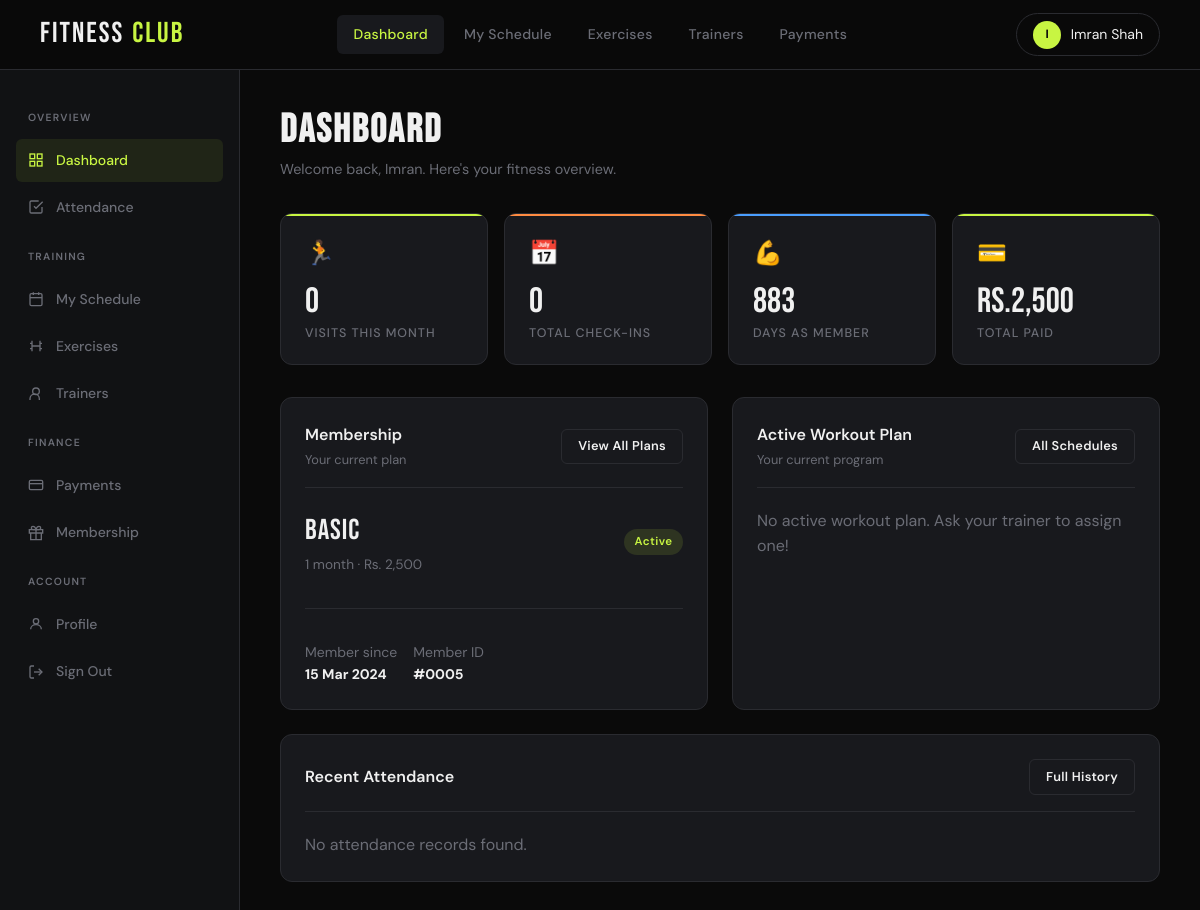
Page /user/dashboard.php (signed in) on the committed database.
### tables this page shows
CREATE TABLE `member` (
  `MemberID` int(11) NOT NULL,
  `Name` varchar(100) DEFAULT NULL,
  `Age` int(11) DEFAULT NULL,
  `Gender` varchar(10) DEFAULT NULL,
  `ContactNumber` varchar(20) DEFAULT NULL,
  `Email` varchar(100) DEFAULT NULL,
  `Address` varchar(255) DEFAULT NULL,
  `JoinDate` date DEFAULT NULL,
  `Password` varchar(255) DEFAULT NULL,
  `ProfilePhoto` varchar(255) DEFAULT NULL,
  `MembershipTypeID` int(11) DEFAULT NULL
);

CREATE TABLE `membership` (
  `MembershipTypeID` int(11) NOT NULL,
  `TypeName` varchar(50) DEFAULT NULL,
  `DurationMonths` int(11) DEFAULT NULL,
  `Price` decimal(10,2) DEFAULT NULL
);

### user/dashboard.php (the view, shortened to what this page needs)
<?php
require_once 'user_db.php';
$uid = $_SESSION['user_id'];
$member = $conn->query("SELECT m.*, mt.TypeName, mt.DurationMonths, mt.Price
    FROM Member m LEFT JOIN Membership mt ON m.MembershipTypeID = mt.MembershipTypeID
    WHERE m.MemberID = $uid")->fetch_assoc();
$att = $conn->query("SELECT COUNT(*) as cnt FROM Attendance WHERE MemberID=$uid AND Status='Present' AND MONTH(Date)=MONTH(CURDATE()) AND YEAR(Date)=YEAR(CURDATE())")->fetch_assoc()['cnt'];
$att_total = $conn->query("SELECT COUNT(*) as cnt FROM Attendance WHERE MemberID=$uid AND Status='Present'")->fetch_assoc()['cnt'];
$schedules = $conn->query("SELECT ws.*, wp.PlanName, wp.DurationWeeks, wp.Description, t.Name as TrainerName
    FROM WorkoutSchedule ws
    JOIN WorkoutPlan wp ON ws.PlanID = wp.PlanID
    LEFT JOIN Trainer t ON wp.TrainerID = t.TrainerID
    WHERE ws.MemberID=$uid AND ws.StartDate <= CURDATE() AND ws.EndDate >= CURDATE()");
$active_schedule = $schedules->fetch_assoc();
$paid_total = $conn->query("SELECT SUM(Amount) as total FROM Payment WHERE MemberID=$uid")->fetch_assoc()['total'] ?? 0;
$recent_att = $conn->query("SELECT * FROM Attendance WHERE MemberID=$uid ORDER BY Date DESC LIMIT 7");
$join_days = (strtotime(date('Y-m-d')) - strtotime($member['JoinDate'])) / 86400;
require_once 'user_header.php';
?>
<div class="page-header">
  <h1>DASHBOARD</h1>
  <p>Welcome back, <?= htmlspecialchars(explode(' ', $member['Name'])[0]) ?>. Here's your fitness overview.</p>
</div>
<div class="stat-grid">
  <div class="stat-card">
    <div class="stat-icon">🏃</div>
    <div class="stat-value"><?= $att ?></div>
    <div class="stat-label">Visits This Month</div>
  </div>
  <div class="stat-card accent">
    <div class="stat-icon">📅</div>
    <div class="stat-value"><?= $att_total ?></div>
    <div class="stat-label">Total Check-ins</div>
  </div>
  <div class="stat-card accent2">
    <div class="stat-icon">💪</div>
    <div class="stat-value"><?= intval($join_days) ?></div>
    <div class="stat-label">Days as Member</div>
  </div>
  <div class="stat-card">
    <div class="stat-icon">💳</div>
    <div class="stat-value">Rs.<?= number_format($paid_total) ?></div>
    <div class="stat-label">Total Paid</div>
  </div>
</div>
<div class="grid-2" style="gap:1.5rem;">
  <div class="card">
    <div class="card-header">
      <div>
        <div class="card-title">Membership</div>
        <div class="card-subtitle">Your current plan</div>
      </div>
      <a href="membership.php" class="btn btn-outline btn-sm">View All Plans</a>
    </div>
    <?php if ($member['TypeName']): ?>
    <div style="display:flex;gap:1rem;align-items:center;margin-bottom:1rem;">
      <div style="flex:1;">
        <div style="font-family:var(--font-display);font-size:1.8rem;letter-spacing:1px;"><?= htmlspecialchars($member['TypeName']) ?></div>
        <div style="color:var(--muted);font-size:0.85rem;"><?= $member['DurationMonths'] ?> month<?= $member['DurationMonths'] > 1 ? 's' : '' ?> · Rs. <?= number_format($member['Price']) ?></div>
      </div>
      <span class="badge badge-green">Active</span>
    </div>
    <hr>
    <div class="flex gap-2 text-sm" style="margin-top:1rem;">
      <div><span class="text-muted">Member since</span><br><strong><?= date('d M Y', strtotime($member['JoinDate'])) ?></strong></div>
      <div><span class="text-muted">Member ID</span><br><strong>#<?= str_pad($uid, 4, '0', STR_PAD_LEFT) ?></strong></div>
    </div>
    <?php else: ?>
    <p class="text-muted">No membership plan assigned. <a href="membership.php" style="color:var(--lime)">Choose a plan →</a></p>
    <?php endif; ?>
  </div>
  <div class="card">
    <div class="card-header">
      <div>
        <div class="card-title">Active Workout Plan</div>
        <div class="card-subtitle">Your current program</div>
      </div>
      <a href="my_schedule.php" class="btn btn-outline btn-sm">All Schedules</a>
    </div>
    <?php if ($active_schedule): ?>
    <div style="margin-bottom:1rem;">
      <div style="font-family:var(--font-display);font-size:1.8rem;letter-spacing:1px;margin-bottom:0.25rem;"><?= htmlspecialchars($active_schedule['PlanName']) ?></div>
      <div class="text-muted text-sm"><?= htmlspecialchars($active_schedule['Description'] ?? '') ?></div>
    </div>
    <?php
    $start = strtotime($active_schedule['StartDate']);
    $end   = strtotime($active_schedule['EndDate']);
    $now   = time();
    $total_days = max(1, ($end - $start) / 86400);
    $done_days  = min($total_days, ($now - $start) / 86400);
    $pct = min(100, round(($done_days / $total_days) * 100));
    ?>
    <div class="text-xs text-muted mb-1">Progress — <?= $pct ?>% complete</div>
    <div class="progress-bar-wrap mb-2"><div class="progress-bar-fill" style="width:<?= $pct ?>%"></div></div>
    <div class="flex gap-2 text-sm">
      <div><span class="text-muted">Trainer</span><br><strong><?= htmlspecialchars($active_schedule['TrainerName'] ?? 'N/A') ?></strong></div>
      <div><span class="text-muted">Ends</span><br><strong><?= date('d M Y', strtotime($active_schedule['EndDate'])) ?></strong></div>
    </div>
    <?php else: ?>
    <p class="text-muted">No active workout plan. Ask your trainer to assign one!</p>
    <?php endif; ?>
  </div>
</div>
<div class="card mt-3">
  <div class="card-header">
    <div class="card-title">Recent Attendance</div>
    <a href="my_attendance.php" class="btn btn-outline btn-sm">Full History</a>
  </div>
  <?php if ($recent_att->num_rows > 0): ?>
  <div class="table-wrap">
    <table>
      <thead><tr><th>Date</th><th>Check In</th><th>Check Out</th><th>Duration</th><th>Status</th></tr></thead>
      <tbody>
        <?php while ($a = $recent_att->fetch_assoc()):
          $dur = '';
          if ($a['CheckInTime'] && $a['CheckOutTime']) {
            $diff = strtotime($a['CheckOutTime']) - strtotime($a['CheckInTime']);
            $dur = floor($diff/3600).'h '.round(($diff%3600)/60).'m';
          }
        ?>
        <tr>
          <td><?= date('D, d M', strtotime($a['Date'])) ?></td>
          <td><?= $a['CheckInTime'] ? date('h:i A', strtotime($a['CheckInTime'])) : '—' ?></td>
          <td><?= $a['CheckOutTime'] ? date('h:i A', strtotime($a['CheckOutTime'])) : '—' ?></td>
          <td><?= $dur ?: '—' ?></td>
          <td>
            <?php if ($a['Status'] === 'Present'): ?>
              <span class="badge badge-green">● Present</span>
            <?php else: ?>
              <span class="badge badge-red">● Absent</span>
            <?php endif; ?>
          </td>
        </tr>
        <?php endwhile; ?>
      </tbody>
    </table>
  </div>
  <?php else: ?>
  <p class="text-muted">No attendance records found.</p>
  <?php endif; ?>
</div>
<?php require_once 'user_footer.php'; ?>

### user/style.css (style rules this page uses)
:root { --black: #0a0a0a; --dark: #111214; --card: #18191d; --border: #2a2b30; --lime: #c8f542; --lime-dim: #9bbf28; --white: #f0f0f0; --muted: #6b6d76; --red: #ff4545; --orange: #ff8c42; --blue: #4a9eff; --radius: 12px; --radius-sm: 6px; --font-display: 'Bebas Neue', sans-serif; --font-body: 'DM Sans', sans-serif; --font-mono: 'DM Mono', monospace; }
*, *::before, *::after { box-sizing: border-box; margin: 0; padding: 0; }
html { scroll-behavior: smooth; }
body { font-family: var(--font-body); background: var(--black); color: var(--white); line-height: 1.6; min-height: 100vh; }
.btn { display: inline-flex; align-items: center; gap: 0.5rem; padding: 0.65rem 1.5rem; border-radius: var(--radius-sm); font-family: var(--font-body); font-size: 0.875rem; font-weight: 600; cursor: pointer; border: none; text-decoration: none; transition: all 0.2s; letter-spacing: 0.02em; white-space: nowrap; }
.btn-outline { background: transparent; color: var(--white); border: 1px solid var(--border); }
.btn-sm { padding: 0.4rem 1rem; font-size: 0.8rem; }
.card { background: var(--card); border: 1px solid var(--border); border-radius: var(--radius); padding: 1.5rem; }
.card-header { display: flex; align-items: center; justify-content: space-between; margin-bottom: 1.25rem; padding-bottom: 1rem; border-bottom: 1px solid var(--border); }
.card-title { font-size: 1rem; font-weight: 600; color: var(--white); }
.card-subtitle { font-size: 0.8rem; color: var(--muted); margin-top: 0.2rem; }
.stat-grid { display: grid; grid-template-columns: repeat(auto-fill, minmax(200px, 1fr)); gap: 1rem; margin-bottom: 2rem; }
.stat-card { background: var(--card); border: 1px solid var(--border); border-radius: var(--radius); padding: 1.25rem 1.5rem; position: relative; overflow: hidden; transition: border-color 0.2s, transform 0.2s; }
.stat-card::before { content: ''; position: absolute; top: 0; left: 0; right: 0; height: 2px; background: var(--lime); }
.stat-icon { font-size: 1.5rem; margin-bottom: 0.75rem; }
.stat-value { font-family: var(--font-display); font-size: 2.2rem; line-height: 1; color: var(--white); margin-bottom: 0.25rem; }
.stat-label { font-size: 0.78rem; color: var(--muted); text-transform: uppercase; letter-spacing: 0.08em; font-weight: 500; }
.stat-card.accent::before { background: var(--orange); }
.stat-card.accent2::before { background: var(--blue); }
.badge { display: inline-flex; align-items: center; padding: 0.25rem 0.65rem; border-radius: 99px; font-size: 0.72rem; font-weight: 600; letter-spacing: 0.04em; white-space: nowrap; }
.badge-green { background: rgba(200,245,66,0.12); color: var(--lime); }
.page-header { margin-bottom: 2rem; }
.page-header h1 { font-family: var(--font-display); font-size: 2.5rem; letter-spacing: 2px; color: var(--white); line-height: 1; }
.page-header p { color: var(--muted); margin-top: 0.5rem; font-size: 0.9rem; }
hr { border: none; border-top: 1px solid var(--border); margin: 2rem 0; }
.text-muted { color: var(--muted); }
.text-sm { font-size: 0.875rem; }
.mt-3 { margin-top: 1.5rem; }
.flex { display: flex; }
.gap-2 { gap: 1rem; }
.grid-2 { display: grid; grid-template-columns: 1fr 1fr; gap: 1.5rem; }

### rows in the picture
member: Name "Imran", JoinDate "883", MembershipTypeID.TypeName "Basic", MembershipTypeID.DurationMonths "1", MembershipTypeID.Price "2,500", JoinDate "15 Mar 2024"

### other values in the picture
$initials "I"
$_SESSION['user_name'] "Imran Shah"
$att "0"
$att_total "0"
$paid_total "2,500"
str_pad($uid, 4, '0', STR_PAD_LEFT) "0005"
